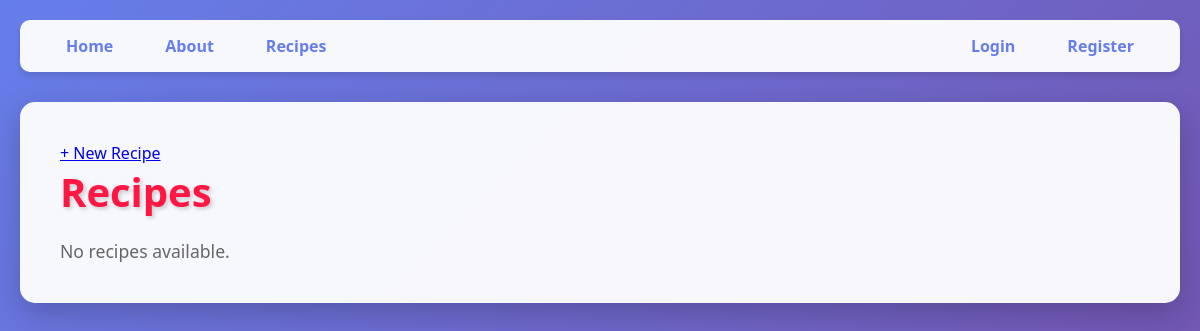
Page /recipes/ on the earlier database version.
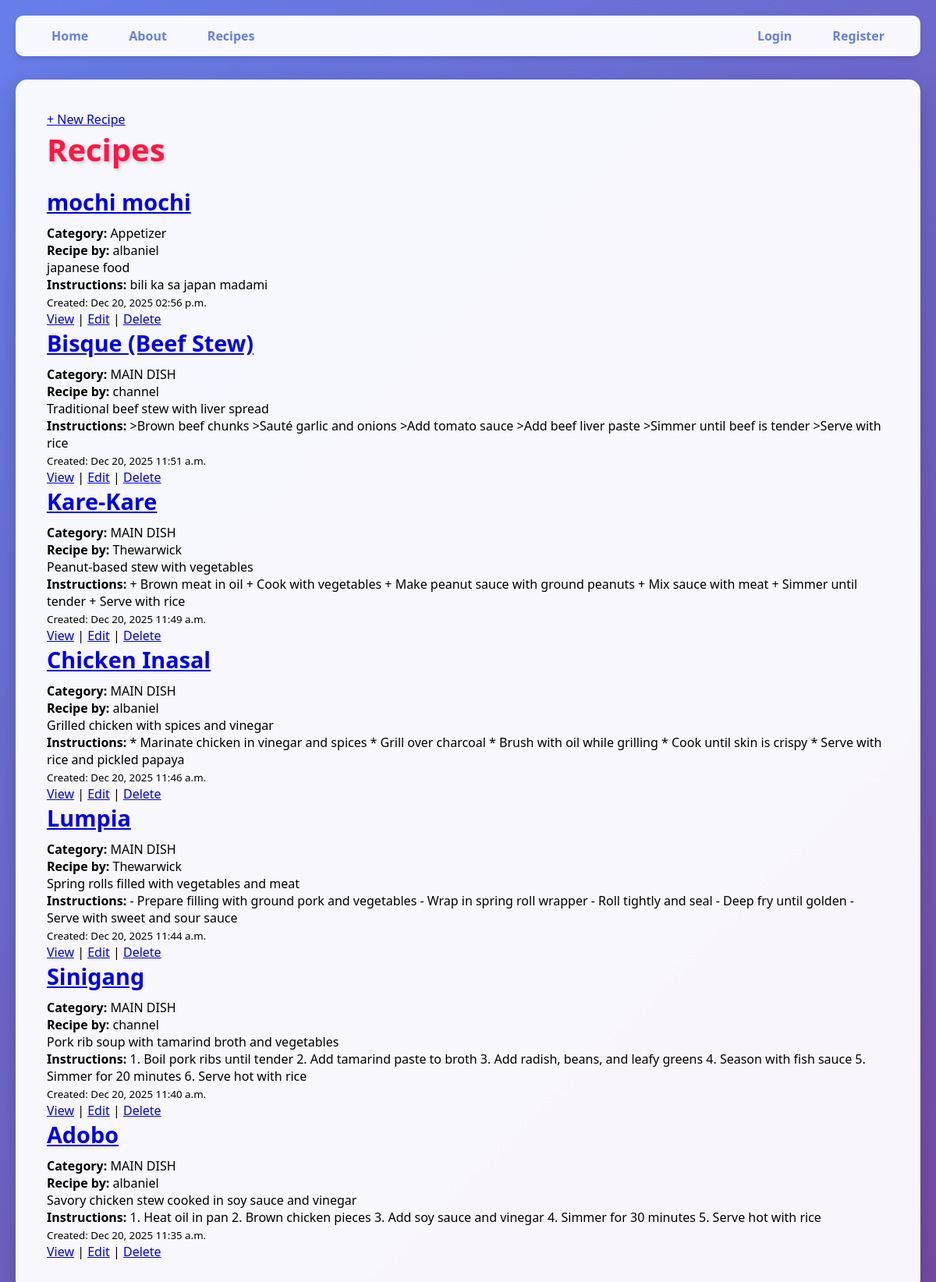
Same page on the later database version.
### app/models.py (models this page shows, shortened)
class Recipe(models.Model):
    user = models.ForeignKey(User, on_delete=models.CASCADE, related_name='recipes')
    category = models.ForeignKey(Category, on_delete=models.CASCADE)
    title = models.CharField(max_length=200)
    description = models.TextField(blank=False)
    instructions = models.TextField(blank=False)
    created_at = models.DateTimeField(auto_now_add=True)
    class Meta:
        ordering = ['-created_at']

class Category(models.Model):
    name = models.CharField(max_length=100)

### app/views.py (the view)
# urls.py: path('recipes/', RecipeListView.as_view(), name='recipe_list'),
class RecipeListView(ListView):
    model = Recipe
    template_name = "app/recipe_list.html"
    context_object_name = "recipes"

### app/templates/app/recipe_list.html
{% extends "app/base.html" %}
{% load static %}
{% block content %}
<a href="{% url 'recipe_create' %}">+ New Recipe</a>
<h1>Recipes</h1>
{% if recipes %}
    {% for recipe in recipes %}
        <div class="recipe-entry">
            <h2 class="recipe-title">
                <a href="{% url 'recipe_detail' recipe.pk %}">
                    {{ recipe.title }}
                </a>
            </h2>
            <p class="recipe-category">
                <strong>Category:</strong> {{ recipe.category.name }}
            </p>
            <p class="recipe-author">
                <strong>Recipe by:</strong> {{ recipe.user.username }}
            </p>
            <p class="recipe-description">
                {{ recipe.description }}
            </p>
            <p class="recipe-instructions">
                <strong>Instructions:</strong> {{ recipe.instructions }}
            </p>
            <p class="recipe-date">
                <small>Created: {{ recipe.created_at|date:"M d, Y h:i a" }}</small>
            </p>
            <div class="recipe-actions">
                <a href="{% url 'recipe_detail' recipe.pk %}">View</a> |
                <a href="{% url 'recipe_update' recipe.pk %}">Edit</a> |
                <a href="{% url 'recipe_delete' recipe.pk %}">Delete</a>
            </div>
        </div>
    {% endfor %}
{% else %}
    <p style="color: #666; font-size: 1.1rem;">No recipes available.</p>
{% endif %}
{% endblock %}

### app/templates/app/base.html (shortened to what this page needs)
{% load static %}
<!DOCTYPE html>
<html lang="en">
<head>
    <link rel="stylesheet" href="{% static 'css/base.css' %}">
</head>
<body>
    {% include 'app/navbar.html' %}
    <main>
        <div class="container">
            {% block content %}
            {% endblock %}
        </div>
    </main>
</body>
</html>

### app/templates/app/navbar.html
<header>
    <nav>
        <ul class="nav-left">
            <li><a href="{% url 'home' %}">Home</a></li>
            <li><a href="{% url 'about' %}">About</a></li>
            <li><a href="{% url 'recipe_list' %}">Recipes</a></li>
        </ul>
        <ul class="nav-right">
            {% if user.is_authenticated %}
                <li>Hi, {{ user.username }}!</li>
                <li>
                    <form method="post" action="{% url 'logout' %}" style="display:inline;">
                        {% csrf_token %}
                        <button type="submit" style="background:none; border:none; color:#667eea; font-weight:600; cursor:pointer;">
                            Logout
                        </button>
                    </form>
                </li>
            {% else %}
                <li><a href="{% url 'login' %}">Login</a></li>
                <li><a href="{% url 'register' %}">Register</a></li>
            {% endif %}
        </ul>
    </nav>
</header>

### static/css/base.css (style rules this page uses)
* { margin: 0; padding: 0; box-sizing: border-box; }
body { font-family: 'Segoe UI', Tahoma, Arial, Verdana, sans-serif; background: linear-gradient(135deg, #667eea 0%, #764ba2 100%); min-height: 100vh; padding: 20px; }
h1 { color: #ff1744; font-size: 2.5rem; margin-bottom: 20px; text-shadow: 2px 2px 4px rgba(0, 0, 0, 0.2); }
h2 { color: #d32f2f; font-size: 1.8rem; margin-bottom: 10px; }
header { margin-bottom: 30px; }
nav { background-color: rgba(255, 255, 255, 0.95); padding: 15px 30px; border-radius: 10px; box-shadow: 0 4px 6px rgba(0, 0, 0, 0.1); display: flex; justify-content: space-between; align-items: center; }
nav ul { list-style: none; display: flex; gap: 20px; padding: 0; margin: 0; }
.nav-left { display: flex; }
.nav-right { display: flex; align-items: center; }
nav a { color: #667eea; text-decoration: none; font-weight: 600; padding: 8px 16px; border-radius: 5px; transition: all 0.3s ease; }
main { max-width: 1200px; margin: 0 auto; }
.container { background-color: rgba(255, 255, 255, 0.95); padding: 40px; border-radius: 15px; box-shadow: 0 10px 30px rgba(0, 0, 0, 0.2); }

Differences in the rows shown:
added Recipe: title "mochi mochi", category.name "Appetizer", user.username "albaniel", description "japanese food", instructions "bili ka sa japan madami", created_at "Dec 20, 2025 02:56 p.m."
added Recipe: title "Bisque (Beef Stew)", category.name "MAIN DISH", user.username "channel", description "Traditional beef stew with liver spread", instructions ">Brown beef chunks >Sauté garlic and onions >Add tomato sauce >Add beef liver paste >Simmer until beef is tender >Serve with rice", created_at "Dec 20, 2025 11:51 a.m."
added Recipe: title "Kare-Kare", category.name "MAIN DISH", user.username "Thewarwick", description "Peanut-based stew with vegetables", instructions "+ Brown meat in oil + Cook with vegetables + Make peanut sauce with ground peanuts + Mix sauce with meat + Simmer until tender + Serve with rice", created_at "Dec 20, 2025 11:49 a.m."
added Recipe: title "Chicken Inasal", category.name "MAIN DISH", user.username "albaniel", description "Grilled chicken with spices and vinegar", instructions "* Marinate chicken in vinegar and spices * Grill over charcoal * Brush with oil while grilling * Cook until skin is crispy * Serve with rice and pickled papaya", created_at "Dec 20, 2025 11:46 a.m."
added Recipe: title "Lumpia", category.name "MAIN DISH", user.username "Thewarwick", description "Spring rolls filled with vegetables and meat", instructions "- Prepare filling with ground pork and vegetables - Wrap in spring roll wrapper - Roll tightly and seal - Deep fry until golden - Serve with sweet and sour sauce", created_at "Dec 20, 2025 11:44 a.m."
added Recipe: title "Sinigang", category.name "MAIN DISH", user.username "channel", description "Pork rib soup with tamarind broth and vegetables", instructions "1. Boil pork ribs until tender 2. Add tamarind paste to broth 3. Add radish, beans, and leafy greens 4. Season with fish sauce 5. Simmer for 20 minutes 6. Serve hot with rice", created_at "Dec 20, 2025 11:40 a.m."
added Recipe: title "Adobo", category.name "MAIN DISH", user.username "albaniel", description "Savory chicken stew cooked in soy sauce and vinegar", instructions "1. Heat oil in pan 2. Brown chicken pieces 3. Add soy sauce and vinegar 4. Simmer for 30 minutes 5. Serve hot with rice", created_at "Dec 20, 2025 11:35 a.m."
Other differences:
text no longer shown: "No recipes available."
